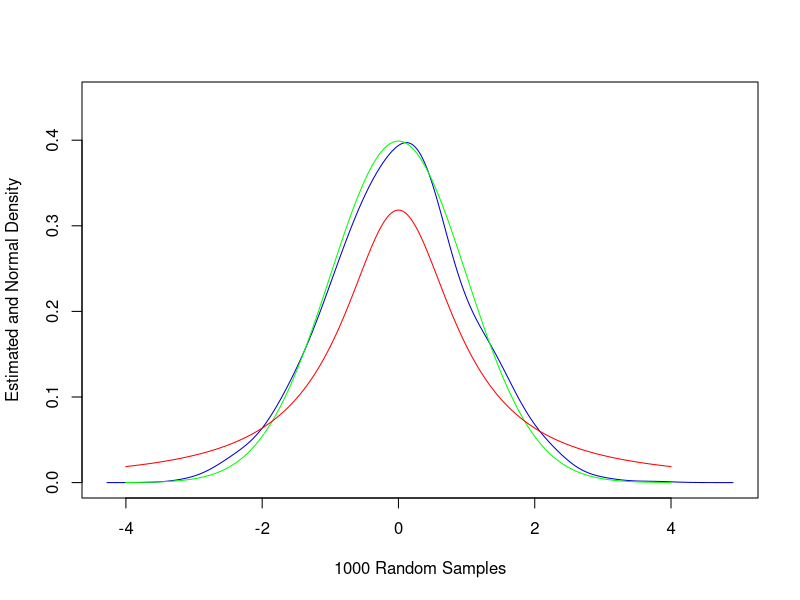

R code for this plot:
graphics.off()
rm(list = ls())

# Quiz 10: Show an example of a sequence of rv not following AN

library(MASS)
library(KernSmooth)

# I will proceed to generate three different distributions of random
# variables; Binomial, Normal and Cauchy in order to prove graphically
# that cauchy does not follow an Asymptotic normal distribution

p = 0.5
n = 1000

# Random generation of the binomial distribution with parameters 1000*n
# and 0.5

bsample  = rbinom(n * 1000, 1, 0.5)

# Create a matrix of binomial random variables

bsamplem = matrix(bsample, n, 1000)

# Compute kernel density estimate

bden = bkde((colMeans(bsamplem) - p)/sqrt(p * (1 - p)/n))

# Proceed to plot the three distributions

plot(bden, col = "blue3", type = "l", lty = 1, lwd = 1, xlab = "1000 Random Samples", 
     ylab = "Estimated and Normal Density", cex.lab = 1, cex.axis = 1, ylim = c(0, 
                                                                                0.45))

plot(dnorm,   -4, 4, n = 1000, col = "Green", add = TRUE)

plot(dcauchy, -4, 4, n = 1000, col = "red", add = TRUE)
